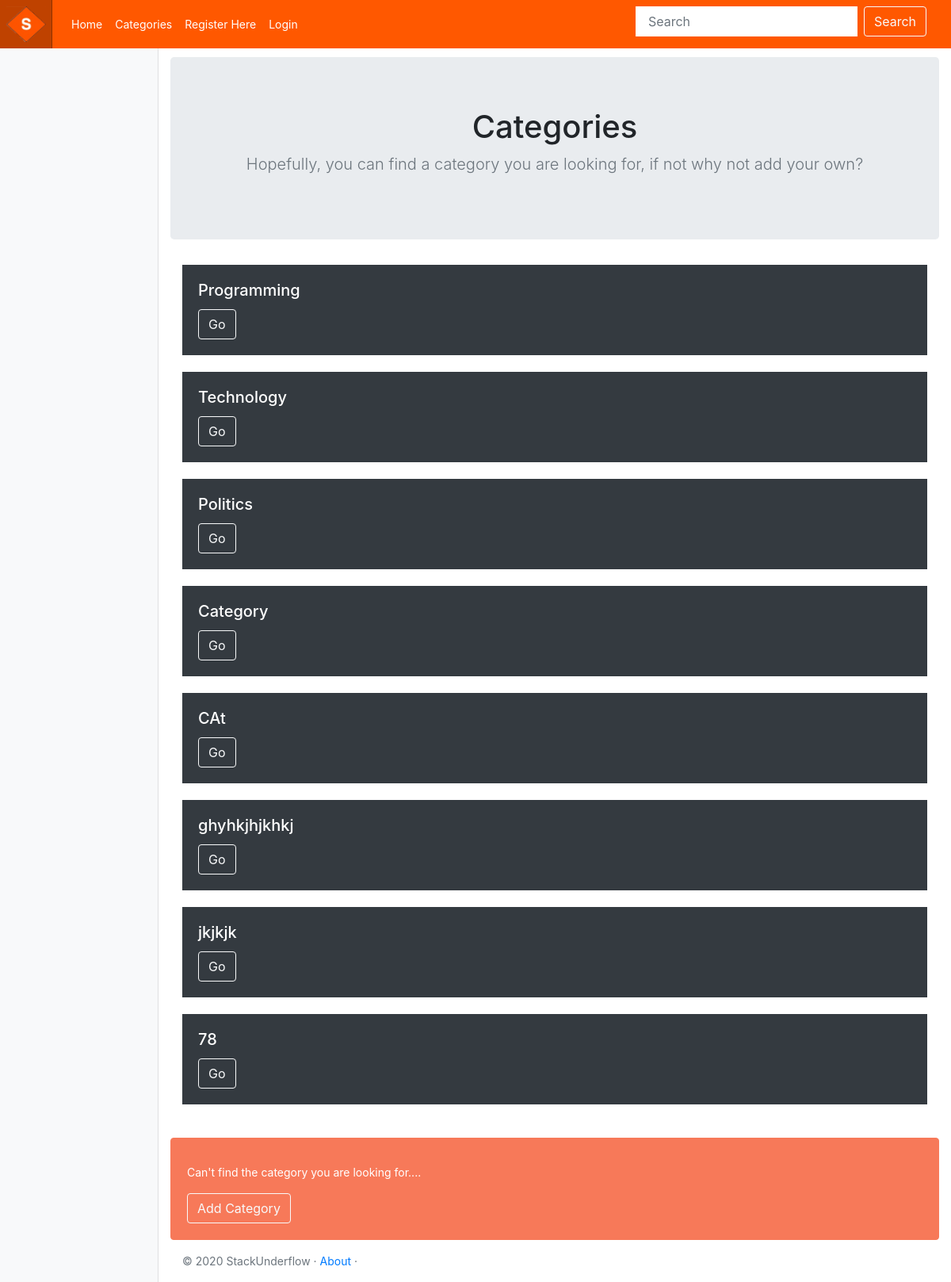
The page /stack_underflow/categories/ on the database as committed earlier.
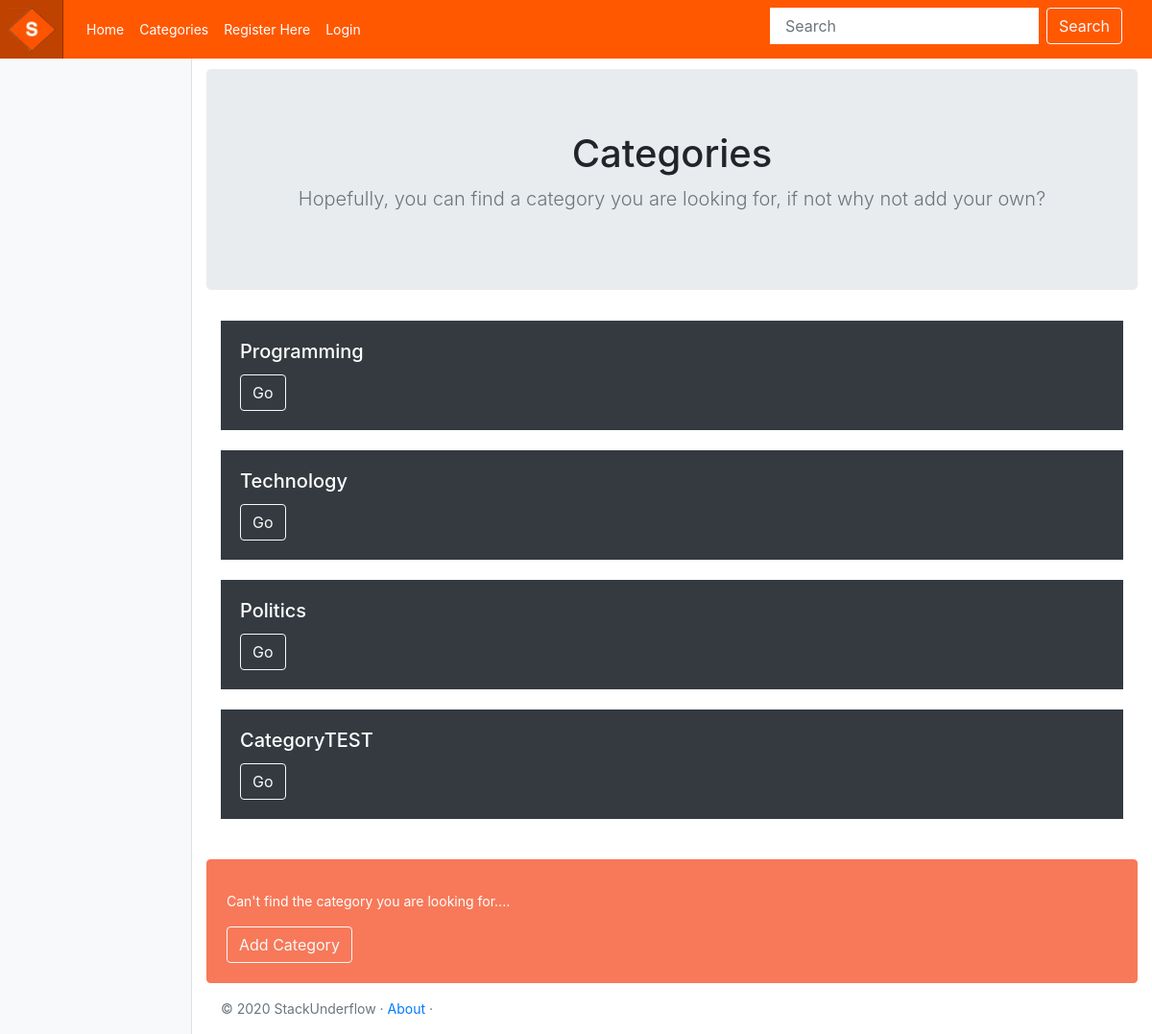
The same page on the database as committed later.
### stack_underflow/models.py (models this page shows, shortened)
class Category(models.Model):
    user = models.ForeignKey(User, on_delete=models.CASCADE)
    name = models.CharField(max_length=128, unique=True)
    threads = models.IntegerField(default=0)
    slug = models.SlugField(unique=True)
    created_at = models.DateTimeField(auto_now_add=True)
    class Meta:
        verbose_name_plural = 'Categories'

### stack_underflow/views.py (the view)
# urls.py: path('categories/', views.categories, name='categories'),
def categories(request):
    context_dict = {}
    category_list = Category.objects.order_by('-threads')[:]
    threads_list = Thread.objects.order_by('-replies')[:5]
    context_dict = {}
    context_dict['categories'] = category_list
    context_dict['threads'] = threads_list
    return render(request, 'stack_underflow/categories.html', context=context_dict)

### templates/stack_underflow/categories.html (shortened to what this page needs)
<!DOCTYPE html>
{%extends 'stack_underflow/base.html' %}
{%load staticfiles %}
{% block body_block %}
<div class="jumbotron text-center">
    <h1>Categories</h1>
    <p class="lead text-muted">Hopefully, you can find a category you are looking for, if not why not add your
        own?</p>
</div>
<div class="container">
    {% if categories %}
    {% for category in categories %}
    <div class="card-body bg-dark">
        <h5 class="card-title text-white">{{ category.name }}</h5>
        <a href="{% url 'stack_underflow:show_category' category.slug %}" class="btn btn-outline-light">Go</a>
    </div>
    <br>
    {% endfor %}
    {% else %}
        <strong>There are no categories present.</strong>
    {% endif %}
</div>
<br>
<div class="card" style="background-color: #f77959; border-color: #f77959;">
    <div class="text-white">
        <div class="card-body">
            <p>Can't find the category you are looking for....</p>
            <a class="btn btn-outline-light" href="{% url 'stack_underflow:add_category' %}">Add Category</a>
        </div>
    </div>
</div>
{% endblock %}

Rows that differ between the two databases and show on the page:
removed Category: name "CAt"
removed Category: name "ghyhkjhjkhkj"
removed Category: name "jkjkjk"
removed Category: name "78"
changed Category: name "Category" → "CategoryTEST"
